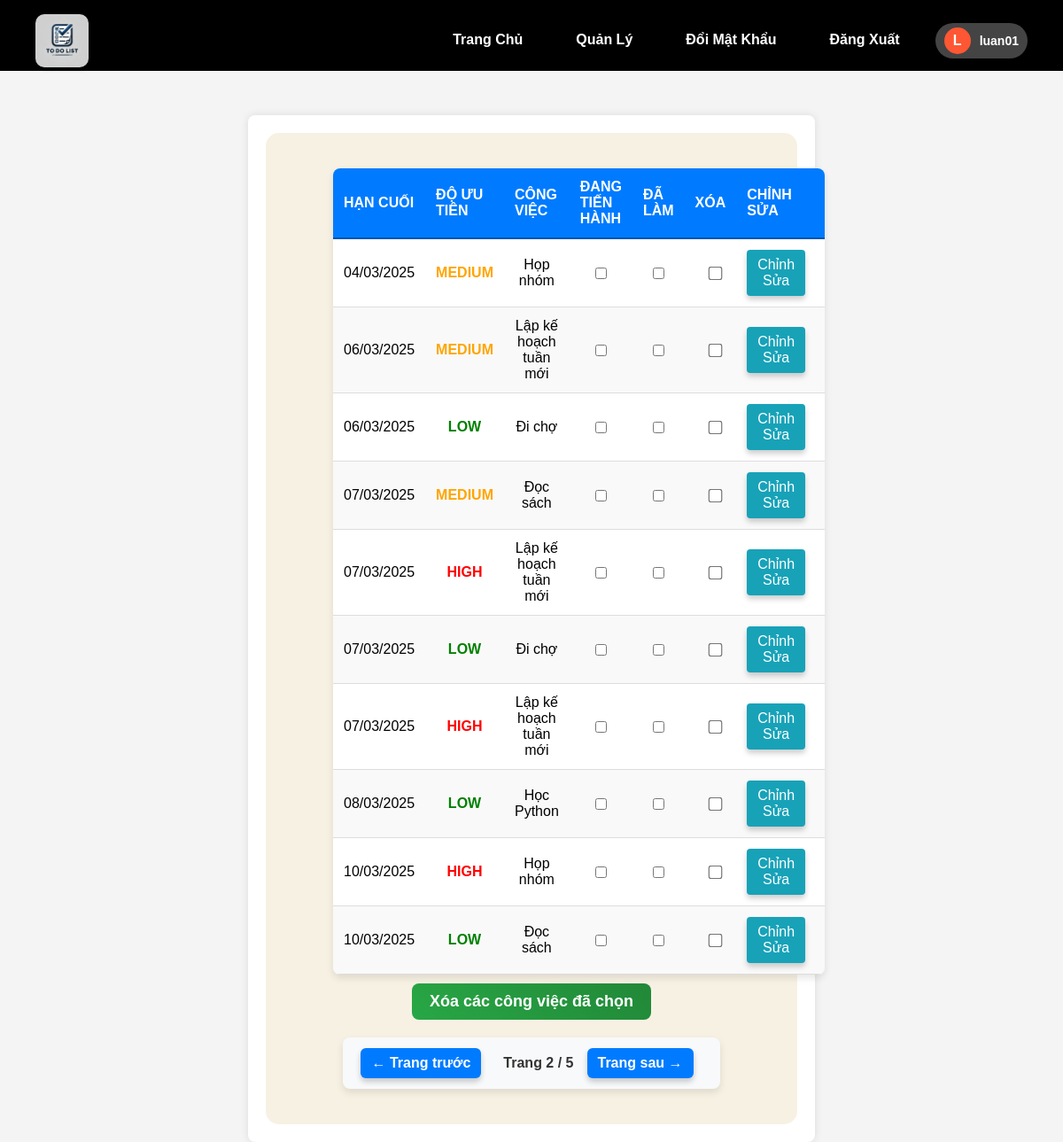
The page /task_list?page=2 (signed in) on the database its author committed.
### models.py (models this page shows, shortened)
class User(db.Model, UserMixin):
    id = db.Column(db.Integer, primary_key=True)
    username = db.Column(db.String(150), unique=True, nullable=False)
    email = db.Column(db.String(150), unique=True, nullable=False)
    password = db.Column(db.String(150), nullable=False)
    is_admin = db.Column(db.Boolean, default=False)
    is_blocked = db.Column(db.Boolean, default=False)

class Task(db.Model):
    id = db.Column(db.Integer, primary_key=True)
    content = db.Column(db.String(200), nullable=False)
    due_date = db.Column(db.Date, nullable=True)  # YYYY-MM-DD
    priority = db.Column(db.String(10), nullable=True)  # LOW, MEDIUM, HIGH
    user_id = db.Column(db.Integer, db.ForeignKey('user.id'))

### app.py (the view)
@app.route('/task_list', methods=['GET'])
@login_required
def task_list():
    page = request.args.get('page', 1, type=int)
    per_page = 10
    pagination = Task.query.filter_by(user_id=current_user.id).order_by(Task.due_date.asc()).paginate(page=page, per_page=per_page, error_out=False)
    tasks = pagination.items
    return render_template('task_list.html', tasks=tasks, pagination=pagination)

### app.py (called while the page is built)
@login_manager.user_loader
def load_user(user_id):
    return User.query.get(int(user_id))

### templates/task_list.html (shortened to what this page needs)
{% extends "base.html" %}
{% block content %}
<div class="container mt-4">
    <div class="card shadow-lg p-4 custom-todo-card">
        <form id="delete-multiple-form" method="POST" action="{{ url_for('delete_multiple_tasks') }}">
            <table>
                <thead>
                    <tr>
                        <th>Hạn cuối</th>
                        <th>Độ ưu tiên</th>
                        <th>Công việc</th>
                        <th>Đang tiến hành</th>
                        <th>Đã làm</th>
                        <th>Xóa</th>
                        <th>Chỉnh Sửa</th>
                    </tr>
                </thead>
                <tbody>
                    {% for task in tasks %}
                    <tr>
                        <td>{{ task.due_date.strftime('%d/%m/%Y') if task.due_date else 'Chưa đặt' }}</td>
                        <td class="{{ 'priority-high' if task.priority == 'HIGH' else 'priority-medium' if task.priority == 'MEDIUM' else 'priority-low' }}">
                            {{ task.priority if task.priority else 'N/A' }}
                        </td>
                        <td>{{ task.content }}</td>
                        <td class="text-center"><input type="checkbox"></td>
                        <td class="text-center"><input type="checkbox"></td>
                        <td class="text-center"><input type="checkbox" name="selected_tasks" value="{{ task.id }}" class="task-checkbox"></td>
                        <td class="text-center">
                            <a href="{{ url_for('edit_task', task_id=task.id) }}" class="btn btn-info">Chỉnh Sửa</a>
                    </tr>
                    {% endfor %}
                </tbody>
            </table>
            <button class="delete-button">Xóa các công việc đã chọn</button>
        </form>
        <div class="pagination">
            {% if pagination.has_prev %}
                <a href="{{ url_for('task_list', page=pagination.prev_num) }}" class="btn btn-primary">← Trang trước</a>
            {% endif %}
            <span class="current-page">Trang {{ pagination.page }} / {{ pagination.pages }}</span>
            {% if pagination.has_next %}
                <a href="{{ url_for('task_list', page=pagination.next_num) }}" class="btn btn-primary">Trang sau →</a>
            {% endif %}
        </div>
    </div>
</div>
{% endblock %}

### templates/base.html (shortened to what this page needs)
<!DOCTYPE html>
<html lang="en">
<head>
    <link rel="stylesheet" type="text/css" href="{{ url_for('static', filename='style.css') }}">
    <link rel="stylesheet" href="https://cdnjs.cloudflare.com/ajax/libs/font-awesome/6.4.2/css/all.min.css">
</head>
<body>
<nav class="navbar">
    <div class="navbar-container">
        <div class="navbar-logo">
            <img src="{{ url_for('static', filename='todolist.webp') }}" alt="Logo">
        </div>
        <ul class="navbar-menu">
            <li><a href="{{ url_for('home') }}">Trang Chủ</a></li>
            {% if current_user.is_authenticated %}
                {% if current_user.is_admin %}
                    <li><a href="{{ url_for('admin') }}">Quản Lý</a></li>
                {% endif %}
                <li><a href="{{ url_for('change_password') }}">Đổi Mật Khẩu</a></li>
                <li><a href="{{ url_for('logout') }}">Đăng Xuất</a></li>
                <li class="user-profile">
                    <div class="user-avatar">
                        <span class="avatar-letter">{{ current_user.username[0]|upper }}</span>
                    </div>
                    <span class="username">{{ current_user.username }}</span>
                </li>
            {% else %}
                <li><a href="{{ url_for('register') }}">Đăng Ký</a></li>
                <li><a href="{{ url_for('login') }}" class="active">Đăng Nhập</a></li>
            {% endif %}
        </ul>
    </div>
</nav>
{% block content %}{% endblock %}
</html>

### static/style.css (style rules this page uses)
body { font-family: Arial, sans-serif; background-color: #f4f4f4; margin: 0; padding: 0; text-align: center; }
.container { width: 50%; margin: auto; background: white; padding: 20px; box-shadow: 0px 0px 10px rgba(0, 0, 0, 0.1); margin-top: 50px; border-radius: 8px; }
nav { background-color: black ! important ; padding: 10px 40px; height: 60px; text-align: center; }
nav a { color: white; text-decoration: none; padding: 10px 20px; display: inline-block; }
.navbar-container { display: flex; justify-content: space-between; align-items: center; }
.navbar-logo { display: flex; align-items: center; }
.navbar-logo img { width: 60px; height: 60px; margin-right: 10px; border-radius: 10px; box-shadow: 2px 2px 5px rgba(0, 0, 0, 0.2); }
.navbar-menu { list-style: none; display: flex; margin-left: auto; gap: 20px; }
.navbar-menu li { margin: 0; }
.navbar-menu a { text-decoration: none; font-weight: bold; font-size: 16px; color: white; }
form { text-align: left; margin: auto; width: 80%; }
form input { width: 100%; padding: 8px; margin: 5px 0; border: 1px solid #ccc; border-radius: 5px; }
form button { background-color: #28a745; color: white; border: none; padding: 10px; width: 100%; cursor: pointer; margin-top: 10px; }
.btn { padding: 10px 20px; font-size: 16px; color: white; border: none; border-radius: 5px; text-decoration: none; cursor: pointer; transition: all 0.3s ease; box-shadow: 0 4px 6px rgba(0,0,0,0.2); margin-right: 10px; }
.btn-primary { background-color: #007bff; }
.user-profile { display: flex; align-items: center; gap: 10px; padding: 5px 10px; border-radius: 20px; background-color: #444; cursor: pointer; }
.user-avatar { width: 30px; height: 30px; background-color: #ff5733; color: white; font-size: 16px; font-weight: bold; display: flex; align-items: center; justify-content: center; border-radius: 50%; }
.username { font-size: 14px; font-weight: bold; color: white; }
table { width: 100%; border-collapse: collapse; margin-top: 20px; background: white; border-radius: 8px; overflow: hidden; box-shadow: 0px 4px 8px rgba(0, 0, 0, 0.1); }
th { background-color: #007bff; color: white; padding: 12px; text-transform: uppercase; font-weight: bold; border-bottom: 2px solid #0056b3; }
td { padding: 12px; text-align: center; border-bottom: 1px solid #ddd; }
tr:nth-child(even) { background-color: #f9f9f9; }
td:nth-child(4), td:nth-child(5) { font-weight: bold; }
td:nth-child(5) { font-weight: bold; text-transform: uppercase; }
.custom-todo-card { background-color: #f7f1e3; border-radius: 15px; padding: 20px; }
.priority-high { color: red; font-weight: bold; }
.priority-medium { color: orange; font-weight: bold; }
.priority-low { color: green; font-weight: bold; }
.btn-info { padding: 8px 12px; background-color: #17a2b8; color: white; border: none; border-radius: 4px; cursor: pointer; transition: background-color 0.3s ease; text-align: center; display: inline-block; text-decoration: none; }
.delete-button { background-color: red; color: white; font-weight: bold; padding: 10px 20px; border: none; border-radius: 8px; width: fit-content; display: block; margin: 10px auto; cursor: pointer; transition: all 0.3s ease-in-out; }
.task-checkbox { transform: scale(1.2); margin: 5px; }
.pagination { text-align: center; margin: 20px auto; padding: 10px; background: #f8f9fa; border-radius: 8px; display: flex; justify-content: center; align-items: center; gap: 15px; width: fit-content; padding: 12px 20px; box-shadow: 0 4px 8px rgba(0, 0, 0, 0.1); }
.pagination a { text-decoration: none; font-weight: bold; padding: 8px 12px; border-radius: 6px; color: white; background: #007bff; transition: all 0.3s ease-in-out; }
.current-page { font-size: 16px; font-weight: bold; color: #333; }
button { background: linear-gradient(45deg, #28a745, #218838); color: white; font-size: 18px; font-weight: bold; padding: 12px; border: none; border-radius: 8px; cursor: pointer; transition: all 0.3s ease-in-out; display: block; width: 100%; }

### rows shown on the page
User: username "L", username "luan01"
Task: due_date "04/03/2025", priority "MEDIUM", content "Họp nhóm"
Task: due_date "06/03/2025", priority "MEDIUM", content "Lập kế hoạch tuần mới"
Task: due_date "06/03/2025", priority "LOW", content "Đi chợ"
Task: due_date "07/03/2025", priority "MEDIUM", content "Đọc sách"
Task: due_date "07/03/2025", priority "HIGH", content "Lập kế hoạch tuần mới"
Task: due_date "07/03/2025", priority "LOW", content "Đi chợ"
Task: due_date "07/03/2025", priority "HIGH", content "Lập kế hoạch tuần mới"
Task: due_date "08/03/2025", priority "LOW", content "Học Python"
Task: due_date "10/03/2025", priority "HIGH", content "Họp nhóm"
Task: due_date "10/03/2025", priority "LOW", content "Đọc sách"

### other values the page prints
{{ pagination.page }} "2"
{{ pagination.pages }} "5"
